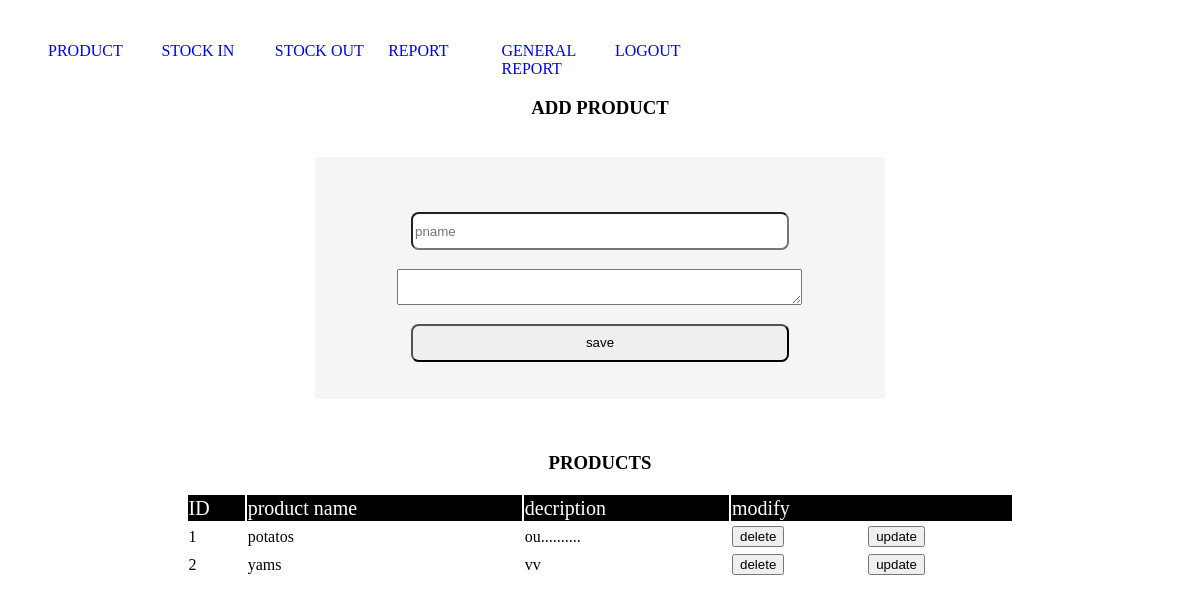
Screenshot of /workers/index.php (signed in) with the database file from the repository.
### tables this page shows
CREATE TABLE `product` (
  `pid` int(11) NOT NULL,
  `pname` varchar(30) NOT NULL,
  `decription` varchar(30) NOT NULL
);

### workers/index.php (the view, shortened to what this page needs)
<?php
 include('../connection.php');
?>
<html lang="en">
<head>
    <link rel="stylesheet" href="../style.css">
</head>
<body> <br>
    <?php
include('menu.php');
    ?>
    <br>  <br>    <center>
    <h3>ADD PRODUCT</h3>
     <form action="index.php" method='post'   class='form1'><br>
        <input type="text" placeholder='pname' name='pname'><br>
        <textarea name="description" id="" cols="48" rows="2"></textarea>
        <input type="submit" value='save' name='save'>
    </form></center> <br>
   <center>
    <h3>PRODUCTS</h3>
    <table border='0'>
        <tr class='hr'>
        <td>ID</td><td>product name</td><td>decription</td><td colspan='2'>modify</td>
        </tr>
        <?php
        $select="SELECT * FROM product ";
        $result=mysqli_query($connect,$select);
        while($row=mysqli_fetch_array($result)){
            ?>
        <tr>
        <td><?php echo $row['pid']?></td>
            <td><?php echo $row['pname']?></td>
            <td><?php echo $row['decription']?></td>
            <td><button>delete</button></td>
            <td><button>update</button></td>
        </tr>
        <?php
        }?>
    </table>
</center>
</body>
</html>

### style.css (style rules this page uses)
input { height: 1cm; width: 10cm; margin: 0.5cm; border-radius: 0.2cm; }
.form1 { margin-top: 1cm; background-color: whitesmoke; width: 45%; padding: 0.5cm; }
table { width: 70%; }
tr { height: 0.7cm; }
.hr { background-color: black; color: white; font-size: 20px; }

### rows the page displays
product: pid "1", pname "potatos", decription "ou.........."
product: pid "2", pname "yams", decription "vv"
